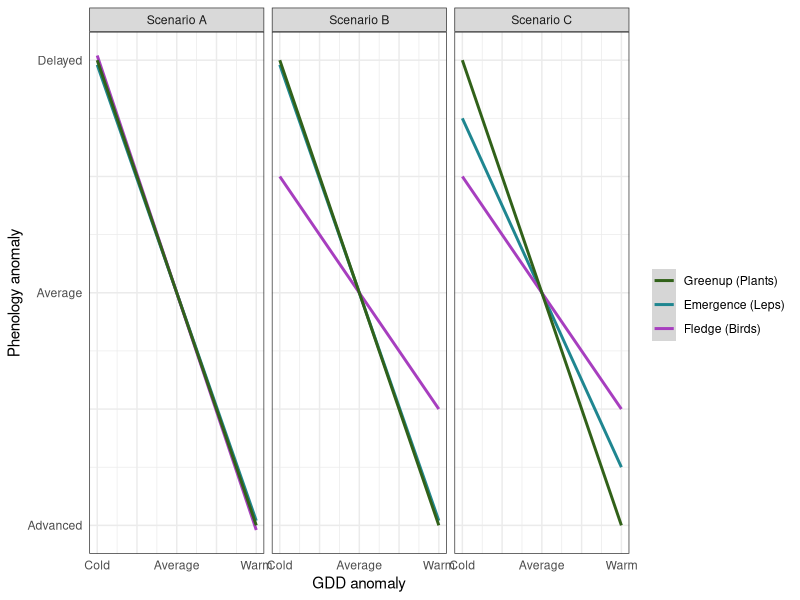

This figure's R source:
library(dplyr)
library(ggplot2)

# create dataframe for plotting predictive conceptual fig
df <- data.frame(
  ga = c(-1,0,1,
         -1,0,1,
         -1,0,1), # gdd anomaly
  pa = c(1,0,-1,
         0.98, 0 , -0.98,
         1.02, 0 , -1.02), #phenology anomaly
  tl = c("Greenup (Plants)", "Greenup (Plants)","Greenup (Plants)",
         "Emergence (Leps)","Emergence (Leps)","Emergence (Leps)", 
         "Fledge (Birds)","Fledge (Birds)","Fledge (Birds)"),
  scenario = rep("Scenario A", 9)
)


# now plot with green up and leps togther, birds diff
df2 <- data.frame(
  ga = c(-1,0,1,
         -1,0,1,
         -1,0,1), # gdd anomaly
  pa = c(1,0,-1,
         0.98, 0 , -0.98,
         0.5, 0 , -0.5), #phenology anomaly
  tl = c("Greenup (Plants)", "Greenup (Plants)","Greenup (Plants)",
         "Emergence (Leps)","Emergence (Leps)","Emergence (Leps)", 
         "Fledge (Birds)","Fledge (Birds)","Fledge (Birds)"),
  scenario = rep("Scenario B", 9)
)


# now plot with all three having differing sensitivities 
df3 <- data.frame(
  ga = c(-1,0,1,
         -1,0,1,
         -1,0,1), # gdd anomaly
  pa = c(1,0,-1,
         0.75, 0 , -0.75,
         0.5, 0 , -0.5), #phenology anomaly
  tl = c("Greenup (Plants)", "Greenup (Plants)","Greenup (Plants)",
         "Emergence (Leps)","Emergence (Leps)","Emergence (Leps)", 
         "Fledge (Birds)","Fledge (Birds)","Fledge (Birds)"),
  scenario = rep("Scenario C", 9)
)


## combine dataframes together into super dataframe
sdf <- rbind(df, df2, df3)

pp <- ggplot() +
  geom_smooth(sdf, mapping = aes(x = ga, y = pa, color = tl),method = "lm") +
  scale_color_manual(values = c("#316119","#1F8690", "#A73EBF"),
                     breaks = c("Greenup (Plants)", "Emergence (Leps)", "Fledge (Birds)")) +
  labs(color = "", 
       x = "GDD anomaly", y = "Phenology anomaly") +
  scale_x_continuous(labels = c("Cold", "", "Average", "", "Warm")) +
  scale_y_continuous(labels = c("Advanced", "", "Average", "", "Delayed")) +
  #scale_x_continuous(limits = c(-150,150)) +
  theme_bw() +
  theme(axis.ticks = element_blank()) +
  facet_wrap(~scenario)

pp


